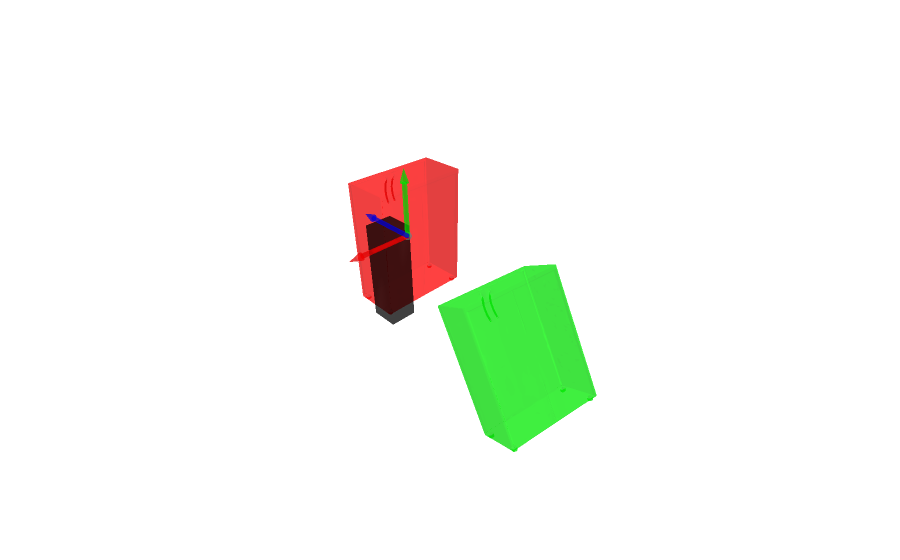

The code cell stored with this chart in its notebook:
### Markdown cell above
Render Scene

### Code cell
import open3d as o3d
from src.util import trimesh_to_open3d
character_placeholder = get_character_placeholder()
coordinate_frame = o3d.geometry.TriangleMesh.create_coordinate_frame(size=0.55, origin=[0, 0, 0])

unadjusted_mesh_o3d = trimesh_to_open3d(unadjusted_mesh).paint_uniform_color([1, 0, 0])  # Red for unadjusted mesh
adjusted_mesh_o3d = trimesh_to_open3d(adjusted_mesh).paint_uniform_color([0, 1, 0])  # Green for adjusted mesh

render_scene([unadjusted_mesh_o3d] + [adjusted_mesh_o3d] + [character_placeholder, coordinate_frame])

### Figure 1 — Plotly figure (JSON) as saved in the notebook; plotly's stock layout.template omitted (floating-point values rounded to 4 significant figures; data arrays with more than 128 entries replaced by an {"elided": "..."} marker saying what was removed)
{"data": [{"i": {"elided": "18006 int values"}, "j": {"elided": "18006 int values"}, "k": {"elided": "18006 int values"}, "opacity": 0.5, "type": "mesh3d", "vertexcolor": {"elided": "11139x3 float values"}, "x": {"elided": "11139 float values"}, "y": {"elided": "11139 float values"}, "z": {"elided": "11139 float values"}}, {"i": {"elided": "18006 int values"}, "j": {"elided": "18006 int values"}, "k": {"elided": "18006 int values"}, "opacity": 0.5, "type": "mesh3d", "vertexcolor": {"elided": "11139x3 float values"}, "x": {"elided": "11139 float values"}, "y": {"elided": "11139 float values"}, "z": {"elided": "11139 float values"}}, {"i": [4, 4, 0, 2, 0, 1, 1, 1, 2, 2, 0, 1], "j": [7, 6, 2, 6, 1, 3, 5, 7, 3, 7, 4, 4], "k": [5, 7, 4, 4, 2, 2, 7, 3, 7, 6, 1, 5], "opacity": 0.5, "type": "mesh3d", "vertexcolor": [[0.0, 0.0, 0.0], [0.0, 0.0, 0.0], [0.0, 0.0, 0.0], [0.0, 0.0, 0.0], [0.0, 0.0, 0.0], [0.0, 0.0, 0.0], [0.0, 0.0, 0.0], [0.0, 0.0, 0.0]], "x": [-0.125, 0.125, -0.125, 0.125, -0.125, 0.125, -0.125, 0.125], "y": [-0.125, -0.125, -0.375, -0.375, -0.125, -0.125, -0.375, -0.375], "z": [-0.9, -0.9, -0.9, -0.9, 0.0, 0.0, 0.0, 0.0]}, {"i": {"elided": "2240 int values"}, "j": {"elided": "2240 int values"}, "k": {"elided": "2240 int values"}, "opacity": 0.5, "type": "mesh3d", "vertexcolor": {"elided": "1134x3 float values"}, "x": {"elided": "1134 float values"}, "y": {"elided": "1134 float values"}, "z": {"elided": "1134 float values"}}], "layout": {"scene": {"xaxis": {"visible": false}, "yaxis": {"visible": false}, "zaxis": {"visible": false}}}}
